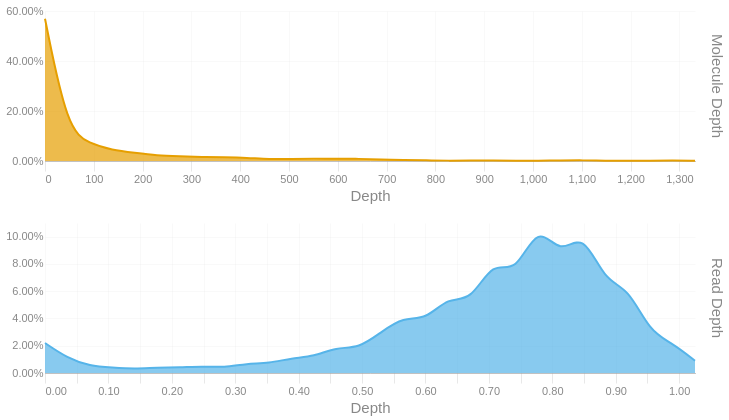

Notebook cell for this chart:
### Code cell
readdep = depth_hist(tb['Read Depth'], q99, 3)
readdep = readdep.with_columns(pl.lit('Read Depth').alias('Metric'))
if not SKIPLR:
    moldep = depth_hist(tb['Molecule Depth'], mol_q99, 1)
    moldep = moldep.with_columns(pl.lit('Molecule Depth').alias('Metric'))
    _hist = pl.concat([readdep, moldep])
    _hist = _hist.filter(pl.col('Proportion') != 0)
    with SafeRender(_hist):
        (
            alt.Chart(_hist)        
            .mark_area(interpolate = "basis")
            .encode(
                x=alt.X('Bin:Q').scale(domainMin=0).axis(alt.Axis(title='Depth')),
                y = alt.Y('Proportion:Q', title = None).axis(format = '.2%'),
                color = alt.Color('Metric:N').legend(None),
                row = alt.Row("Metric:N").header(title = None, labelOrient = 'right'),
                tooltip = [
                    alt.Tooltip("Metric:N", title = "Metric"),
                    alt.Tooltip('Interval:N', title = "Depth Interval"),
                    alt.Tooltip('Proportion:Q', title = "% Alignments").format('.2%')
                ]
            )
            .resolve_scale(x='independent', y='independent')
            .properties(
                height = 150, width = 650,
                usermeta={'embedOptions': {'downloadFileName': f'{samplename}.depth.hist'}}
            )
        ).display()
else:
    readdep = readdep.filter(pl.col('Proportion') != 0)
    with SafeRender(readdep):
        (
            alt.Chart(readdep)        
            .mark_area(interpolate = "basis")
            .encode(
                x=alt.X('Bin:Q').scale(domainMin=0).axis(alt.Axis(title='Depth')),
                y = alt.Y('Proportion:Q', title = None).axis(format = '.2%'),
                tooltip = [
                    alt.Tooltip('Interval:N', title = "Depth Interval"),
                    alt.Tooltip('Proportion:Q', title = "% Alignments").format('.2%')
                ]
            )
            .properties(
                usermeta={'embedOptions': {'downloadFileName': f'{samplename}.depth.hist'}}
            )
        ).display()

### Figure 1 — Vega-Lite specification as saved in the notebook (floating-point values rounded to 4 significant figures)
{"width": 650, "height": 150, "config": {"title": {"anchor": "start", "dy": -15, "fontSize": 18, "color": "#888888", "subtitleColor": "#888888", "subtitleFontSize": 14}, "arc": {"fill": "#0072B2"}, "axis": {"domainColor": "#888888", "domainWidth": 0.5, "gridWidth": 0.2, "grid": false, "titleFontWeight": 400, "titleFontSize": 15, "labelFontSize": 11, "labelColor": "#888888", "tickColor": "#888888", "tickWidth": 0.2, "titleColor": "#888888"}, "axisBand": {"grid": false}, "axisX": {"grid": true, "tickSize": 10, "domainCap": "round"}, "axisY": {"domain": false, "grid": true, "tickSize": 0, "domainCap": "round"}, "background": "transparent", "header": {"labelFontSize": 15, "labelColor": "#888888", "titleFontSize": 15, "titleFontWeight": 600, "titleColor": "#888888"}, "legend": {"labelFont": "sans-serif", "labelFontSize": 12, "labelColor": "#888888", "symbolSize": 100, "symbolType": "circle", "titleFontSize": 12, "titlePadding": 10, "titleColor": "#888888", "title": null}, "range": {"category": ["#E69F00", "#56B4E9", "#009E73", "#F0E442", "#0072B2", "#D55E00", "#CC79A7", "#000000"], "diverging": ["#cfe8f3", "#a2d4ec", "#73bfe2", "#46abdb", "#1696d2", "#12719e"]}, "area": {"fill": "#0072B2", "fillOpacity": 0.7, "line": true, "strokeOpacity": 0.7}, "line": {"color": "#0072B2", "stroke": "#0072B2", "strokeWidth": 2}, "trail": {"color": "#0072B2", "stroke": "#0072B2", "strokeWidth": 0, "size": 1}, "point": {"filled": true, "fillOpacity": 1.0, "size": 95}, "text": {"color": "#888888", "fontSize": 11, "align": "right", "fontWeight": 400, "size": 11}, "bar": {"fill": "#0072B2", "stroke": null}, "view": {"stroke": null, "continuousWidth": 660, "continuousHeight": 400}}, "data": {"name": "data-5754be130a03e605e5c19352f287d4aa"}, "mark": {"type": "area", "interpolate": "basis"}, "encoding": {"color": {"field": "Metric", "legend": null, "type": "nominal"}, "row": {"field": "Metric", "header": {"title": null, "labelOrient": "right"}, "type": "nominal"}, "tooltip": [{"field": "Metric", "title": "Metric", "type": "nominal"}, {"field": "Interval", "title": "Depth Interval", "type": "nominal"}, {"field": "Proportion", "format": ".2%", "title": "% Alignments", "type": "quantitative"}], "x": {"axis": {"title": "Depth"}, "field": "Bin", "scale": {"domainMin": 0}, "type": "quantitative"}, "y": {"axis": {"format": ".2%"}, "field": "Proportion", "title": null, "type": "quantitative"}}, "resolve": {"scale": {"x": "independent", "y": "independent"}}, "usermeta": {"embedOptions": {"downloadFileName": "S6_Altamaha_3975.depth.hist"}}, "$schema": "https://vega.github.io/schema/vega-lite/v6.1.0.json", "datasets": {"data-5754be130a03e605e5c19352f287d4aa": [{"Bin": 0.0, "Interval": "0.0-0.035", "Proportion": 0.022, "Metric": "Read Depth"}, {"Bin": 0.035, "Interval": "0.035-0.071", "Proportion": 0.011, "Metric": "Read Depth"}, {"Bin": 0.071, "Interval": "0.071-0.106", "Proportion": 0.005, "Metric": "Read Depth"}, {"Bin": 0.106, "Interval": "0.106-0.141", "Proportion": 0.004, "Metric": "Read Depth"}, {"Bin": 0.141, "Interval": "0.141-0.177", "Proportion": 0.003, "Metric": "Read Depth"}, {"Bin": 0.177, "Interval": "0.177-0.212", "Proportion": 0.004, "Metric": "Read Depth"}, {"Bin": 0.212, "Interval": "0.212-0.247", "Proportion": 0.004, "Metric": "Read Depth"}, {"Bin": 0.247, "Interval": "0.247-0.283", "Proportion": 0.005, "Metric": "Read Depth"}, {"Bin": 0.283, "Interval": "0.283-0.318", "Proportion": 0.004, "Metric": "Read Depth"}, {"Bin": 0.318, "Interval": "0.318-0.353", "Proportion": 0.007, "Metric": "Read Depth"}, {"Bin": 0.353, "Interval": "0.353-0.389", "Proportion": 0.007, "Metric": "Read Depth"}, {"Bin": 0.389, "Interval": "0.389-0.424", "Proportion": 0.011, "Metric": "Read Depth"}, {"Bin": 0.424, "Interval": "0.424-0.459", "Proportion": 0.012, "Metric": "Read Depth"}, {"Bin": 0.459, "Interval": "0.459-0.495", "Proportion": 0.019, "Metric": "Read Depth"}, {"Bin": 0.495, "Interval": "0.495-0.53", "Proportion": 0.018, "Metric": "Read Depth"}, {"Bin": 0.53, "Interval": "0.53-0.565", "Proportion": 0.03, "Metric": "Read Depth"}, {"Bin": 0.565, "Interval": "0.565-0.601", "Proportion": 0.041, "Metric": "Read Depth"}, {"Bin": 0.601, "Interval": "0.601-0.636", "Proportion": 0.039, "Metric": "Read Depth"}, {"Bin": 0.636, "Interval": "0.636-0.671", "Proportion": 0.056, "Metric": "Read Depth"}, {"Bin": 0.671, "Interval": "0.671-0.707", "Proportion": 0.052, "Metric": "Read Depth"}, {"Bin": 0.707, "Interval": "0.707-0.742", "Proportion": 0.083, "Metric": "Read Depth"}, {"Bin": 0.742, "Interval": "0.742-0.777", "Proportion": 0.072, "Metric": "Read Depth"}, {"Bin": 0.777, "Interval": "0.777-0.813", "Proportion": 0.11, "Metric": "Read Depth"}, {"Bin": 0.813, "Interval": "0.813-0.848", "Proportion": 0.086, "Metric": "Read Depth"}, {"Bin": 0.848, "Interval": "0.848-0.883", "Proportion": 0.104, "Metric": "Read Depth"}, {"Bin": 0.883, "Interval": "0.883-0.919", "Proportion": 0.067, "Metric": "Read Depth"}, {"Bin": 0.919, "Interval": "0.919-0.954", "Proportion": 0.063, "Metric": "Read Depth"}, {"Bin": 0.954, "Interval": "0.954-0.989", "Proportion": 0.03, "Metric": "Read Depth"}, {"Bin": 0.989, "Interval": "0.989-1.025", "Proportion": 0.022, "Metric": "Read Depth"}, {"Bin": 1.025, "Interval": "1.025-1.06", "Proportion": 0.009, "Metric": "Read Depth"}, {"Bin": 0.0, "Interval": "0.0-45.9", "Proportion": 0.569, "Metric": "Molecule Depth"}, {"Bin": 45.9, "Interval": "45.9-91.9", "Proportion": 0.125, "Metric": "Molecule Depth"}, {"Bin": 91.9, "Interval": "91.9-137.8", "Proportion": 0.069, "Metric": "Molecule Depth"}, {"Bin": 137.8, "Interval": "137.8-183.7", "Proportion": 0.044, "Metric": "Molecule Depth"}, {"Bin": 183.7, "Interval": "183.7-229.6", "Proportion": 0.033, "Metric": "Molecule Depth"}, {"Bin": 229.6, "Interval": "229.6-275.6", "Proportion": 0.022, "Metric": "Molecule Depth"}, {"Bin": 275.6, "Interval": "275.6-321.5", "Proportion": 0.019, "Metric": "Molecule Depth"}, {"Bin": 321.5, "Interval": "321.5-367.4", "Proportion": 0.016, "Metric": "Molecule Depth"}, {"Bin": 367.4, "Interval": "367.4-413.4", "Proportion": 0.015, "Metric": "Molecule Depth"}, {"Bin": 413.4, "Interval": "413.4-459.3", "Proportion": 0.013, "Metric": "Molecule Depth"}, {"Bin": 459.3, "Interval": "459.3-505.2", "Proportion": 0.007, "Metric": "Molecule Depth"}, {"Bin": 505.2, "Interval": "505.2-551.1", "Proportion": 0.008, "Metric": "Molecule Depth"}, {"Bin": 551.1, "Interval": "551.1-597.1", "Proportion": 0.01, "Metric": "Molecule Depth"}, {"Bin": 597.1, "Interval": "597.1-643.0", "Proportion": 0.009, "Metric": "Molecule Depth"}, {"Bin": 643.0, "Interval": "643.0-688.9", "Proportion": 0.009, "Metric": "Molecule Depth"}, {"Bin": 688.9, "Interval": "688.9-734.9", "Proportion": 0.006, "Metric": "Molecule Depth"}, {"Bin": 734.9, "Interval": "734.9-780.8", "Proportion": 0.004, "Metric": "Molecule Depth"}, {"Bin": 780.8, "Interval": "780.8-826.7", "Proportion": 0.003, "Metric": "Molecule Depth"}, {"Bin": 826.7, "Interval": "826.7-872.6", "Proportion": 0.001, "Metric": "Molecule Depth"}, {"Bin": 872.6, "Interval": "872.6-918.6", "Proportion": 0.002, "Metric": "Molecule Depth"}, {"Bin": 918.6, "Interval": "918.6-964.5", "Proportion": 0.002, "Metric": "Molecule Depth"}, {"Bin": 964.5, "Interval": "964.5-1010.4", "Proportion": 0.001, "Metric": "Molecule Depth"}, {"Bin": 1010.0, "Interval": "1010.4-1056.4", "Proportion": 0.001, "Metric": "Molecule Depth"}, {"Bin": 1056.0, "Interval": "1056.4-1102.3", "Proportion": 0.002, "Metric": "Molecule Depth"}, {"Bin": 1102.0, "Interval": "1102.3-1148.2", "Proportion": 0.003, "Metric": "Molecule Depth"}, {"Bin": 1148.0, "Interval": "1148.2-1194.1", "Proportion": 0.001, "Metric": "Molecule Depth"}, {"Bin": 1194.0, "Interval": "1194.1-1240.1", "Proportion": 0.001, "Metric": "Molecule Depth"}, {"Bin": 1240.0, "Interval": "1240.1-1286.0", "Proportion": 0.001, "Metric": "Molecule Depth"}, {"Bin": 1286.0, "Interval": "1286.0-1331.9", "Proportion": 0.002, "Metric": "Molecule Depth"}, {"Bin": 1332.0, "Interval": "1331.9-1377.86", "Proportion": 0.001, "Metric": "Molecule Depth"}]}}
